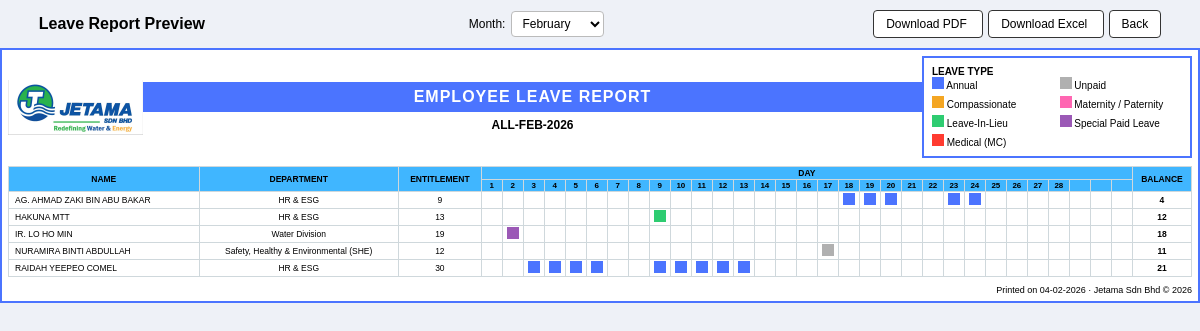
The app's page /leave-report/department/preview (signed in) with its own data.
### tables this page shows
CREATE TABLE leave_applications (
            id INTEGER PRIMARY KEY AUTOINCREMENT,
            user_id INTEGER NOT NULL,
            full_name TEXT,
            position TEXT,
            leave_type TEXT NOT NULL,
            start_date TEXT NOT NULL,
            end_date TEXT NOT NULL,
            total_days INTEGER,
            reason TEXT,
            status TEXT NOT NULL DEFAULT 'Pending Check',
            checker_name TEXT,
            approver_name TEXT,
            support_doc TEXT,
            contact_address TEXT,
            contact_phone TEXT,
            created_at TEXT NOT NULL,
            checked_at TEXT,
            approved_at TEXT,
            FOREIGN KEY (user_id) REFERENCES users(id)
        );

CREATE TABLE users (
            id INTEGER PRIMARY KEY AUTOINCREMENT,
            username TEXT UNIQUE NOT NULL,
            full_name TEXT NOT NULL,
            password_hash TEXT NOT NULL,
            role TEXT NOT NULL CHECK(role IN ('admin','user')),
            created_at TEXT NOT NULL
        , entitlement INTEGER DEFAULT 0, department_id INTEGER REFERENCES departments(id), position TEXT, approver_role TEXT, ic_number TEXT, email TEXT, phone TEXT, address TEXT, enrollment_date TEXT, availability TEXT DEFAULT 'Available', profile_photo TEXT, last_login TEXT, reset_token TEXT, reset_token_expiry TEXT, profile_photos TEXT);

CREATE TABLE departments (
            id INTEGER PRIMARY KEY AUTOINCREMENT,
            name TEXT UNIQUE NOT NULL
        );

### app.py (the view, shortened to what this page needs)
@app.route("/leave-report/department/preview")
@admin_required
def preview_leave_report_department():
    from datetime import datetime, timedelta, date
    import calendar
    year = int(request.args.get("year", datetime.now().strftime("%Y")))
    month = int(request.args.get("month", datetime.now().strftime("%m")))
    department = request.args.get("department", "all")
    first_day = date(year, month, 1)
    last_day = date(year, month, calendar.monthrange(year, month)[1])
    days_in_month = calendar.monthrange(year, month)[1]
    conn = get_db()
    cur = conn.cursor()
    params = [
        last_day.strftime("%Y-%m-%d"),
        first_day.strftime("%Y-%m-%d")
    ]
    dept_filter = ""
    if department != "all":
        dept_filter = "AND d.name = ?"
        params.append(department)
    cur.execute(f"""
        SELECT
            u.id AS user_id,
            u.full_name,
            u.entitlement,
            d.name AS department,
            la.leave_type,
            la.start_date,
            la.end_date
        FROM leave_applications la
        JOIN users u ON u.id = la.user_id
        LEFT JOIN departments d ON u.department_id = d.id
        WHERE la.status = 'Approved'
          AND la.start_date <= ?
          AND la.end_date >= ?
          {dept_filter}
        ORDER BY u.full_name, la.start_date
    """, params)
    rows = cur.fetchall()
    users = {}
    for r in rows:
        uid = r["user_id"]
        if uid not in users:
            users[uid] = {
                "full_name": r["full_name"],
                "department": r["department"],
                "entitlement": r["entitlement"] or 0,
                "remaining": r["entitlement"] or 0,
                "daily": {}   # { day(int): "AL"/"CL"/"MC"/... }
            }
        lt_raw = (r["leave_type"] or "").strip().upper()
        code = LEAVE_TYPE_MAP.get(lt_raw)
        if not code:
            continue
        start = max(datetime.strptime(r["start_date"], "%Y-%m-%d").date(), first_day)
        end   = min(datetime.strptime(r["end_date"], "%Y-%m-%d").date(), last_day)
        cur_day = start
        while cur_day <= end:
            if cur_day.weekday() < 5:  # working days only
                day_no = cur_day.day
                if users[uid]["daily"].get(day_no) != "MC":
                    users[uid]["daily"][day_no] = code
                if code != "MC":
                    users[uid]["remaining"] -= 1
            cur_day += timedelta(days=1)
    cur.execute("""
        SELECT
            m.user_id,
            m.start_date,
            m.end_date
        FROM mc_records m
        WHERE m.start_date <= ?
          AND m.end_date >= ?
    """, (
        last_day.strftime("%Y-%m-%d"),
        first_day.strftime("%Y-%m-%d")
    ))
    mc_rows = cur.fetchall()
    conn.close()
    return render_template(
        "reports/leave_report_department_preview.html",
        rows=list(users.values()),
        year=year,
        month=f"{month:02d}",
        department=department,
        printed_date=date.today().strftime("%d-%m-%Y"),
        days_in_month=days_in_month
    )

### app.py (called while the page is built)
def get_db():
    conn = sqlite3.connect(DB_PATH)
    conn.row_factory = sqlite3.Row
    return conn

def _add_column_if_missing(cur, table, name, coltype):
    cur.execute(f"PRAGMA table_info({table})")
    cols = [r["name"] for r in cur.fetchall()]
    if name not in cols:
        cur.execute(f"ALTER TABLE {table} ADD COLUMN {name} {coltype}")

@app.before_request
def ensure_db():
    init_db()

def auto_reset_mc_availability():
    today = date.today().isoformat()
    conn = get_db()
    c = conn.cursor()
    c.execute("""
        SELECT DISTINCT u.id
        FROM mc_records m
        JOIN users u ON u.id = m.user_id
        WHERE m.end_date IS NOT NULL
        AND date(m.end_date) < date(?)
        AND u.availability = 'MC'
    """, (today,))
    users_to_reset = c.fetchall()
    for u in users_to_reset:
        c.execute(
            "UPDATE users SET availability='Available' WHERE id=?",
            (u["id"],)
        )
    conn.commit()
    conn.close()

@app.before_request
def before_any_request():
    auto_reset_mc_availability()

def admin_required(fn):
    @wraps(fn)
    def wrapper(*args, **kwargs):
        if session.get("role") != "admin":
            flash("Admin access only.", "warning")
            return redirect(url_for("login"))
        return fn(*args, **kwargs)
    return wrapper

@app.context_processor
def inject_current_year():
    from datetime import datetime
    return {
        "current_year": datetime.now().year
    }

@app.context_processor
def inject_my_leaves():
    my_leaves = []
    if session.get("user_id"):
        conn = get_db()
        c = conn.cursor()
        c.execute("""
            SELECT status
            FROM leave_applications
            WHERE user_id=?
            ORDER BY id DESC
            LIMIT 1
        """, (session["user_id"],))
        my_leaves = c.fetchall()
        conn.close()
    return dict(my_leaves=my_leaves)

@app.context_processor
def inject_globals():
    return dict(current_time=datetime.now().strftime("%Y-%m-%d %H:%M"))

### templates/reports/leave_report_department_preview.html (shortened to what this page needs)
<!DOCTYPE html>
<html>
<head>
</head>
<body>
<div class="action-bar">
  <b>Leave Report Preview</b>
  <form method="get" style="display:flex; align-items:center; gap:6px;">
    <label style="font-size:12px;">Month:</label>
    <select name="month" class="month-box" onchange="this.form.submit()">
      {% set months = {
        '01':'January','02':'February','03':'March','04':'April',
        '05':'May','06':'June','07':'July','08':'August',
        '09':'September','10':'October','11':'November','12':'December'
      } %}
      {% for m, name in months.items() %}
        <option value="{{ m }}" {% if m == month %}selected{% endif %}>
          {{ name }}
        </option>
      {% endfor %}
    </select>
  </form>
  <div>
    <a class="btn"
      href="{{ url_for('team_leave_pdf',
            department=department,
            year=year,
            month=month) }}">
      Download PDF
    </a>
    <a class="btn"
      href="{{ url_for('team_leave_excel',
            department=department,
            year=year,
            month=month) }}">
      Download Excel
    </a>
    <button class="btn" onclick="window.close()">Back</button>
  </div>
</div>
<div class="page">
  <div class="header">
    <img src="{{ url_for('static', filename='logo jetamaa.jpg') }}">
    <div class="header-center">
      <div class="title">EMPLOYEE LEAVE REPORT</div>
      {% set MONTH_ABBR = {
      '01':'JAN','02':'FEB','03':'MAR','04':'APR',
      '05':'MAY','06':'JUN','07':'JUL','08':'AUG',
      '09':'SEP','10':'OCT','11':'NOV','12':'DEC'
    } %}
      <div class="subtitle">
        {{ department | upper }}-{{ MONTH_ABBR[month] }}-{{ year }}
      </div>
    </div>
    <div class="legend">
      <b>LEAVE TYPE</b>
      <div class="legend-grid">
        <div><span class="box AL"></span> Annual</div>
        <div><span class="box UL"></span> Unpaid</div>
        <div><span class="box CL"></span> Compassionate</div>
        <div><span class="box MP"></span> Maternity / Paternity</div>
        <div><span class="box LIL"></span> Leave-In-Lieu</div>
        <div><span class="box SPL"></span> Special Paid Leave</div>
        <div><span class="box MC"></span> Medical (MC)</div>
      </div>
    </div>
  </div>
  <table>
    <thead>
      <tr>
        <th rowspan="2">NAME</th>
        <th rowspan="2">DEPARTMENT</th>
        <th rowspan="2">ENTITLEMENT</th>
        <th colspan="31">DAY</th>
        <th rowspan="2">BALANCE</th>
      </tr>
      <tr>
        {% for d in range(1, 32) %}
          {% if d <= days_in_month %}
            <th class="date">{{ d }}</th>
          {% else %}
            <th class="date"></th>
          {% endif %}
        {% endfor %}
      </tr>
    </thead>
    <tbody>
    {% for u in rows %}
      <tr>
        <td class="name">{{ u.full_name }}</td>
        <td>{{ u.department or '-' }}</td>
        <td>{{ u.entitlement }}</td>
        {% for d in range(1, 32) %}
          {% if d <= days_in_month %}
            {% set lt = u.daily.get(d) %}
            <td>
              {% if lt %}
                <span class="box {{ lt }}" title="{{ lt }}"></span>
              {% endif %}
            </td>
          {% else %}
            <td></td>
          {% endif %}
        {% endfor %}
        <td><b>{{ u.remaining }}</b></td>
      </tr>
    {% endfor %}
    </tbody>
  </table>
  <div class="footer">
    Printed on {{ printed_date }} · Jetama Sdn Bhd © {{ current_year }}
  </div>
</div>
</body>
</html>

### records on screen
leave_applications: full_name "AG. AHMAD ZAKI BIN ABU BAKAR", name "HR & ESG", entitlement "9", remaining "4"
leave_applications: full_name "HAKUNA MTT", name "HR & ESG", entitlement "13", remaining "12"
leave_applications: full_name "IR. LO HO MIN", name "Water Division", entitlement "19", remaining "18"
leave_applications: full_name "NURAMIRA BINTI ABDULLAH", name "Safety, Healthy & Environmental (SHE)", entitlement "12", remaining "11"
leave_applications: full_name "RAIDAH YEEPEO COMEL", name "HR & ESG", entitlement "30", remaining "21"

### other values on screen
{{ department | upper }} "ALL"
{{ MONTH_ABBR[month] }} "FEB"
{{ year }} "2026"
{{ d }} "1" "2" "3" "4" "5" "6" "7" "8" "9" "10" "11" "12" "13" "14" "15" "16" "17" "18" "19" "20" "21" "22" "23" "24" "25" "26" "27" "28"
form field month "February"
